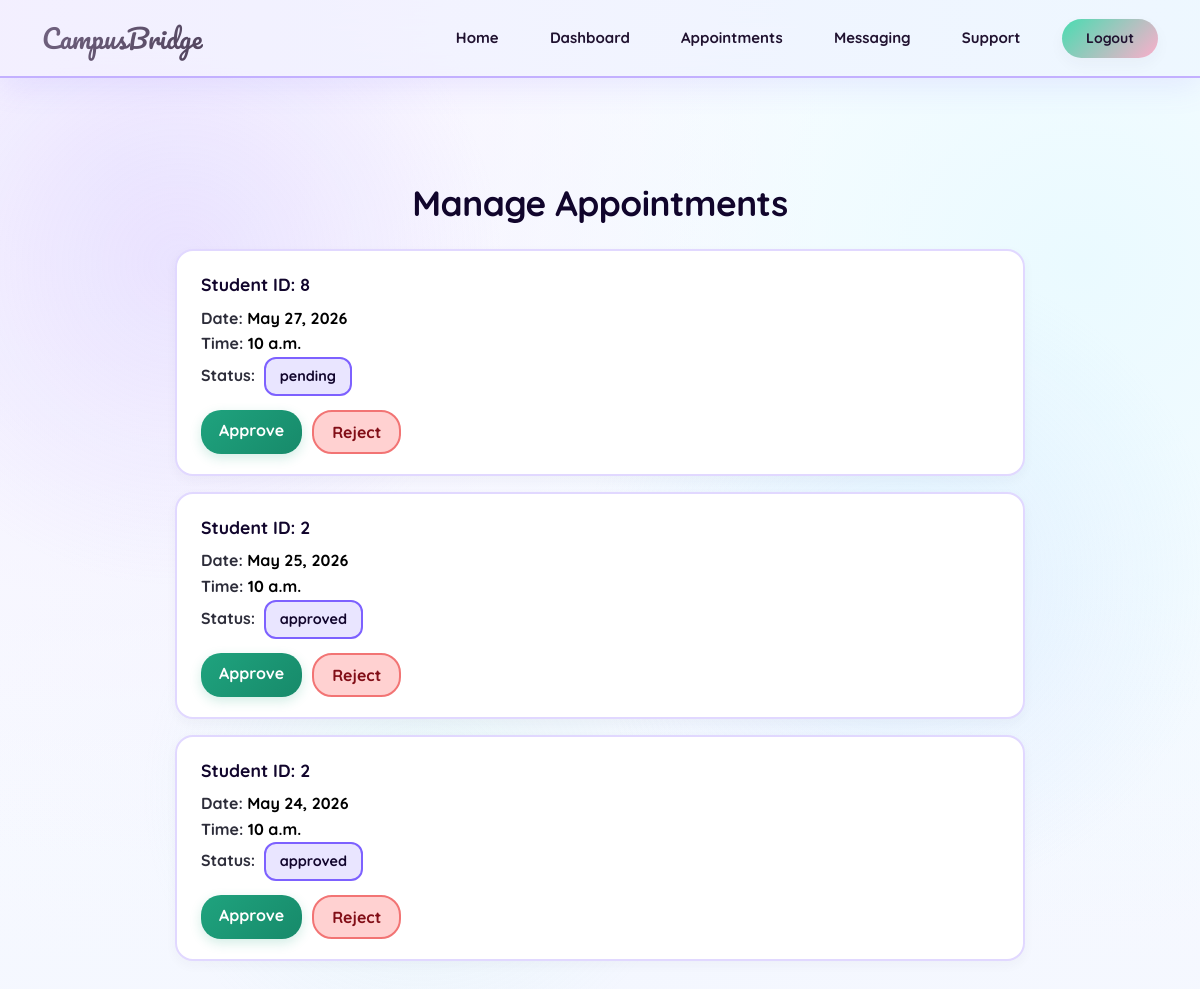
The app's page /appointments/manage/ (signed in) with its own data.
### appointments/models.py (models this page shows, shortened)
class Appointment(models.Model):
    STATUS_CHOICE=[('pending','Pending'),
                   ('rejected','Rejected'),
                   ('approved','Approved')]
    anonymous_profile=models.ForeignKey(AnonymousProfile,on_delete=models.CASCADE)
    counselor = models.ForeignKey(User, on_delete=models.CASCADE)
    slot=models.ForeignKey(CounselorAvailability,on_delete=models.CASCADE)
    status=models.CharField(max_length=20,choices=STATUS_CHOICE,default='pending')
    created_at=models.DateTimeField(auto_now_add=True)
    class Meta:
        ordering = ['-created_at']

class CounselorAvailability(models.Model):
    counselor=models.ForeignKey(User,on_delete=models.CASCADE)
    date=models.DateField()
    time_slot=models.TimeField()
    is_booked=models.BooleanField(default=False)
    class Meta:
        ordering = ['date', 'time_slot']

### support/models.py (models this page shows, shortened)
class AnonymousProfile(models.Model):
    user=models.OneToOneField(User,on_delete=models.CASCADE)
    anon_id=models.CharField(max_length=20,unique=True,blank=True)

### appointments/views.py (the view)
# urls.py: path('manage/', manage_appointments, name='manage_appointments'),
@login_required
def manage_appointments(request):
    appointments = Appointment.objects.filter(
        counselor=request.user
    ).select_related('anonymous_profile', 'slot', 'slot__counselor')
    return render(request, "appointments/manage.html", {
        "appointments": appointments
    })

### templates/appointments/manage.html (shortened to what this page needs)
{% extends 'base.html' %}
{% block content %}
<div class="manage-wrapper mt-4">
    <h2 class="page-title">
        Manage Appointments
    </h2>
    {% for a in appointments %}
    <div class="app-card">
        <div class="app-title">
            Student ID: {{ a.anonymous_profile.id }}
        </div>
        <div class="app-meta">
            Date: <b>{{ a.slot.date }}</b><br>
            Time: <b>{{ a.slot.time_slot }}</b><br>
            Status:
            <span class="status-badge">
                {{ a.status }}
            </span>
        </div>
        <div class="action-row">
            <a href="{% url 'update_appointment' a.id 'approved' %}"
               class="btn-approve">
                Approve
            </a>
            <a href="{% url 'update_appointment' a.id 'rejected' %}"
               class="btn-reject"
               onclick="return confirm('This will permanently delete the appointment. Continue?');">
                Reject
            </a>
        </div>
    </div>
    {% empty %}
        <p class="text-center py-4 empty-text">No appointments found.</p>
    {% endfor %}
</div>
{% endblock %}

### templates/base.html (style rules this page uses)
:root { --bg1: #f4f7ff; --bg2: #f3efff; --bg3: #eafaff; --card: rgba(255, 255, 255, 0.65); --card-strong: rgba(255, 255, 255, 0.90); --text: #2b2b36; --muted: #666680; --lavender: #7d61ff; --ice-blue: #5c9eff; --mint: #49dcb1; --rose: #fcaecb; --soft-coffee: #201230; --border: rgba(110, 110, 140, 0.15); --shadow: 0 16px 36px rgba(40, 40, 80, 0.06), 0 4px 12px rgba(40, 40, 80, 0.02); }
body { margin: 0; font-family: 'Quicksand', sans-serif; color: var(--text); overflow-x: hidden; position: relative; background: radial-gradient(circle at 10% 15%, var(--bg2), transparent 50%), radial-gradient(circle at 90% 25%, var(--bg3), transparent 50%), radial-gradient(circle at 50% 85%, var(--bg1), transparent 60%), linear-gradient(180deg, #ffffff, #f4f7ff); background-attachment: fixed; }
body::before { content: ""; position: fixed; inset: 0; pointer-events: none; background: radial-gradient(circle at 15% 25%, rgba(195, 176, 255, 0.22), transparent 25%), radial-gradient(circle at 75% 55%, rgba(181, 215, 255, 0.25), transparent 30%), radial-gradient(circle at 35% 75%, rgba(179, 240, 223, 0.20), transparent 25%); z-index: 0; animation: floatingAtmosphere 16s ease-in-out infinite alternate; }
h1, h2, h3, h4, h5, h6 { color: #000000 !important; font-weight: 800; }

### templates/appointments/manage.html (style rules this page uses)
.page-title { text-align: center; font-size: 2.2rem; font-weight: 800; color: #11052C !important; letter-spacing: -0.5px; margin-bottom: 25px; }
.app-title { font-weight: 800; font-size: 1.1rem; color: #11052C !important; margin-bottom: 8px; }
.app-meta { font-size: 1rem; color: #2D2D3A !important; font-weight: 700; margin-bottom: 14px; line-height: 1.6; }
.app-meta b { color: #000000 !important; font-weight: 800; }
.manage-wrapper { max-width: 850px; margin: auto; animation: smoothEntrance 0.6s cubic-bezier(0.16, 1, 0.3, 1) forwards; }
.app-card { background: #ffffff !important; border: 2px solid #e1d8ff !important; border-radius: 18px; padding: 20px 24px; margin-bottom: 16px; box-shadow: 0 4px 12px rgba(40, 40, 80, 0.04) !important; transition: all 0.3s cubic-bezier(0.25, 1, 0.5, 1); }
.status-badge { display: inline-block; padding: 6px 14px; border-radius: 12px; font-size: 0.9rem; font-weight: 800; background: #e9e5ff !important; border: 2px solid #7d61ff; color: #11052C !important; margin-left: 4px; }
.action-row { display: flex; gap: 10px; }
.btn-approve { background: linear-gradient(135deg, #1fa37e, #178a6a); color: #ffffff !important; padding: 8px 18px; border-radius: 20px; font-weight: 800; text-decoration: none; border: none; box-shadow: 0 4px 12px rgba(31, 163, 126, 0.2); transition: all 0.2s ease; }
.btn-reject { background: #ffd1d1; color: #820e17 !important; padding: 8px 18px; border-radius: 20px; font-weight: 800; text-decoration: none; border: 2px solid #f27474; transition: all 0.2s ease; }

### records on screen
Appointment: anonymous_profile.id "8", slot "May 27, 2026", slot.time_slot "10 a.m.", status "pending"
Appointment: anonymous_profile.id "2", slot "May 25, 2026", slot.time_slot "10 a.m.", status "approved"
Appointment: anonymous_profile.id "2", slot "May 24, 2026", slot.time_slot "10 a.m.", status "approved"
